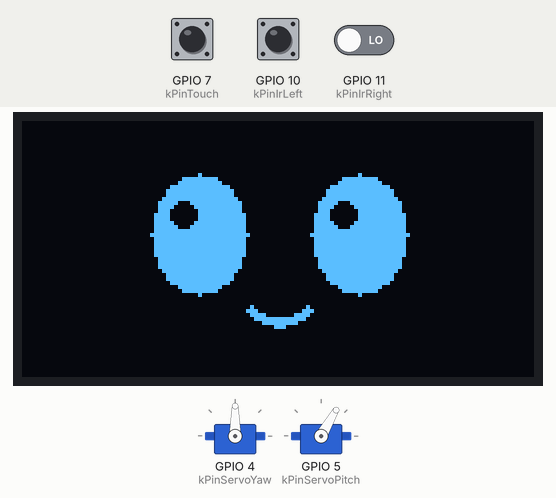
The program below on a simulated ESP32-S3. On the bench: 2 × servo, 128×64 one-colour display. Inputs (shaded band) come from the test bench; at power-on: GPIO 10 (kPinIrLeft) LOW, GPIO 7 (kPinTouch) LOW, GPIO 11 (kPinIrRight) LOW. Random numbers use the default seed unless the program sets one; what the program prints to the serial monitor is not drawn.

Above: at 1.6 s.
1.7 s: GPIO 10 (kPinIrLeft) pulled HIGH for 1 s
At 2.16 s:
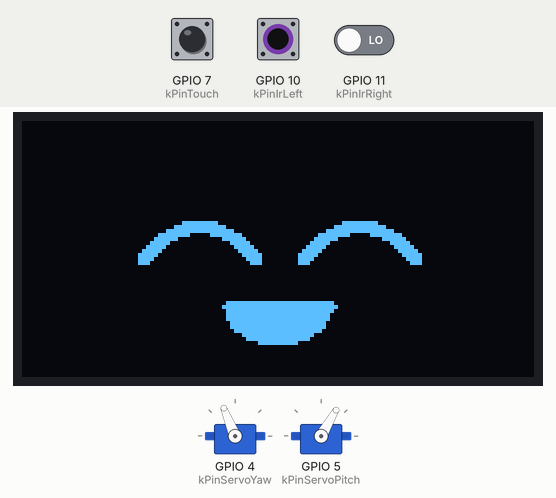
5.7 s: GPIO 7 (kPinTouch) pulled HIGH for 0.15 s
At 7.3 s:
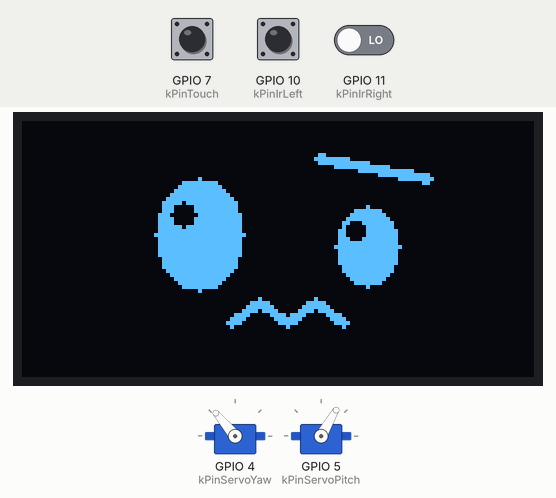
8.8 s: GPIO 7 (kPinTouch) pulled HIGH for 1 s
At 10.3 s:
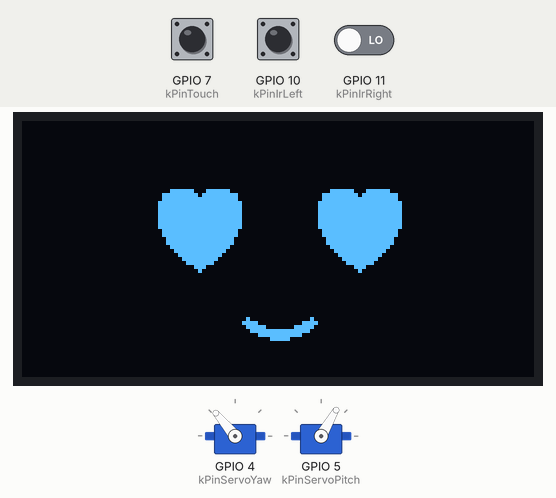
15.2 s: GPIO 7 (kPinTouch) pulled HIGH for 0.15 s
At 16.5 s:
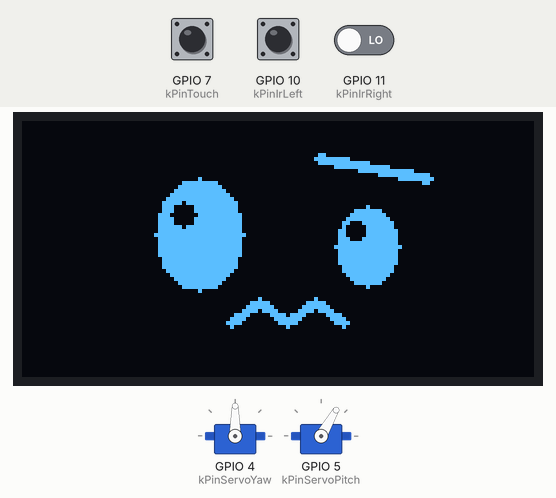
18.3 s: GPIO 7 (kPinTouch) pulled HIGH for 3.2 s
At 19.9 s:
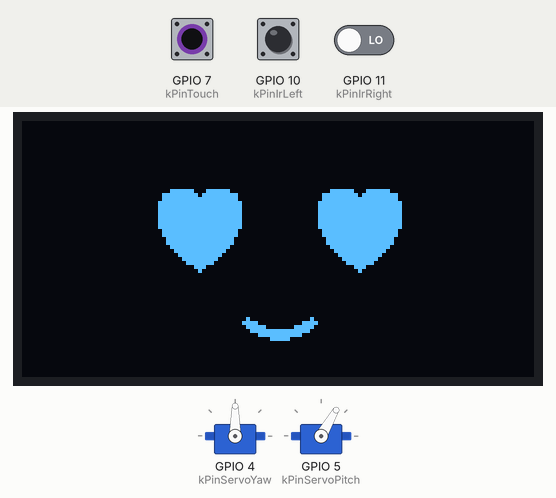
Timing chart, 0 to 26.7 s (numbered marks = the images above; inputs shaded):
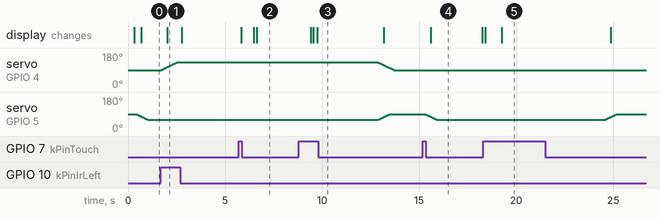

The program:

main.cpp
```cpp
#include <Arduino.h>

#include "config.h"
#include "hw/action_player.h"
#include "hw/display.h"
#include "hw/sensors.h"
#include "hw/servos.h"
#include "hw/webui.h"
#include "logic/behavior.h"
#include "logic/filters.h"
#include "logic/motion.h"

namespace {

TouchFilter gTouch;
IrSampler gIr;
Behavior gBehavior;
Motion gMotion;

uint32_t gNextDisplayAt = 0;
Mood gLastMood = Mood::Normal;

void printBanner()
{
    Serial.println();
    Serial.println("=== DeskBot-S3 / ESP32-S3-DevKitC-1 N16R8 ===");
    Serial.printf("Flash %u MB | PSRAM %u KB | CPU %u MHz\n",
                  (unsigned)(ESP.getFlashChipSize() / (1024u * 1024u)),
                  (unsigned)(ESP.getPsramSize() / 1024u),
                  (unsigned)getCpuFrequencyMhz());
    Serial.println("OLED  SDA=GPIO8  SCL=GPIO9");
    Serial.println("Servo yaw=GPIO4  pitch=GPIO5（外部 5V，共地）");
    Serial.println("Touch=GPIO7  IR left=GPIO10  right=GPIO11");
    Serial.println("Wi-Fi AP \"Robot-Z\" → http://192.168.4.1/");
    Serial.println("注意：第一次上电先不装舵盘，回中后再装。");
    Serial.println();
}

} // namespace

void setup()
{
    Serial.begin(115200);
    delay(300);  // 只等 USB 串口上电，不参与机器人逻辑
    randomSeed(esp_random());

    printBanner();

    sensorsInit();
    servosInit();  // 两轴先回中
    displayInit();
    webInit();     // 热点 + 80 端口；即使失败也不影响本体行为

    const uint32_t now = millis();
    gTouch.reset(now, readTouchActive());
    gIr.reset(now);
    gBehavior.reset(now);
    gMotion.reset();

    displaySetMood(Mood::Normal);
    displayTick(now);
    gNextDisplayAt = now + cfg::kDisplayTickMs;
}

void loop()
{
    const uint32_t now = millis();

    // 1. 传感器：硬件层只给出“是否有效”，滤波和表决在纯逻辑层完成。
    const TouchState touch = gTouch.update(now, readTouchActive());
    const IrReading ir =
        gIr.update(now, readIrLeftActive(), readIrRightActive());

    // 2. 行为：触摸 > 红外跟随 > 丢失保持 > 归中。
    BehaviorInput input;
    input.now = now;
    input.ir = ir.dir;
    input.irWindowDone = ir.windowDone;
    input.touch = touch;
    const BehaviorOutput output = gBehavior.update(input);

    // 3. 运动：网页动作优先接管舵机，结束后把控制权交还行为层。
    if (!actionActive()) {
        RobotAction action;
        if (webTakeAction(action)) {
            actionPlay(action, gMotion.yaw(), gMotion.pitch(), now);
        }
    }
    if (actionActive()) {
        if (touch.pressedEdge) {
            actionAbortToCenter(now);  // 触摸优先，同样不阻塞
        }
        actionTick(now);
        if (!actionActive()) {
            gMotion.reset();  // 序列收在中位，行为层从当前姿态继续
        }
    } else {
        gMotion.command(output.yaw, output.pitch);
        if (gMotion.tick(now)) {
            servosWrite(gMotion.yaw(), gMotion.pitch());
        }
    }

    // 4. 表情：只在行为表情变化时下发，网页手动选的表情不会被下一轮覆盖。
    if (output.mood != gLastMood) {
        gLastMood = output.mood;
        displaySetMood(output.mood);
    }
    if ((int32_t)(now - gNextDisplayAt) >= 0) {
        displayTick(now);
        gNextDisplayAt = now + cfg::kDisplayTickMs;
    }

    // 5. 网页服务：必须放在 loop 末尾，内部不阻塞。
    webTick();
}
```

action_player.cpp
```cpp
#include "hw/action_player.h"

#include "config.h"
#include "hw/servos.h"

namespace {

struct PoseStep {
    int16_t yaw;
    int16_t pitch;
    uint16_t holdMs;  // 到位后停留时间
};

// 点头：低头 → 抬头 → 回中（本项目“角度变小=抬头”）
constexpr PoseStep kNodSteps[] = {
    {cfg::kYawCenter, cfg::kPitchDown, 120},
    {cfg::kYawCenter, cfg::kPitchUp, 120},
    {cfg::kYawCenter, cfg::kPitchCenter, 0},
};

// 摇头：左 → 右 → 回中
constexpr PoseStep kShakeSteps[] = {
    {cfg::kYawLeft, cfg::kPitchCenter, 120},
    {cfg::kYawRight, cfg::kPitchCenter, 120},
    {cfg::kYawCenter, cfg::kPitchCenter, 0},
};

constexpr PoseStep kCenterSteps[] = {
    {cfg::kYawCenter, cfg::kPitchCenter, 0},
};

const PoseStep *gSteps = kCenterSteps;
uint8_t gStepCount = 1;
uint8_t gStepIndex = 0;
bool gActive = false;
int16_t gYaw = cfg::kYawCenter;
int16_t gPitch = cfg::kPitchCenter;
uint32_t gStepAt = 0;
uint32_t gHoldUntil = 0;

} // namespace

void actionPlay(RobotAction action, int yawNow, int pitchNow, uint32_t now)
{
    switch (action) {
        case RobotAction::Nod:
            gSteps = kNodSteps;
            gStepCount = sizeof(kNodSteps) / sizeof(kNodSteps[0]);
            break;
        case RobotAction::Shake:
            gSteps = kShakeSteps;
            gStepCount = sizeof(kShakeSteps) / sizeof(kShakeSteps[0]);
            break;
        case RobotAction::Reset:
        default:
            gSteps = kCenterSteps;
            gStepCount = 1;
            break;
    }
    gYaw = static_cast<int16_t>(yawNow);
    gPitch = static_cast<int16_t>(pitchNow);
    gStepIndex = 0;
    gActive = true;
    gStepAt = now;
    gHoldUntil = now;
}

void actionAbortToCenter(uint32_t now)
{
    gSteps = kCenterSteps;
    gStepCount = 1;
    gStepIndex = 0;
    gHoldUntil = now;
}

bool actionActive()
{
    return gActive;
}

void actionTick(uint32_t now)
{
    if (!gActive) {
        return;
    }
    if ((int32_t)(now - gStepAt) < (int32_t)cfg::kServoStepMs) {
        return;
    }
    gStepAt = now;

    const PoseStep &step = gSteps[gStepIndex];
    bool moved = false;
    if (gYaw != step.yaw) {
        gYaw += (gYaw < step.yaw) ? cfg::kServoStepDegrees
                                  : -cfg::kServoStepDegrees;
        moved = true;
    }
    if (gPitch != step.pitch) {
        gPitch += (gPitch < step.pitch) ? cfg::kServoStepDegrees
                                        : -cfg::kServoStepDegrees;
        moved = true;
    }
    if (moved) {
        servosWrite(gYaw, gPitch);
        gHoldUntil = now + step.holdMs;
        return;
    }
    if ((int32_t)(now - gHoldUntil) < 0) {
        return;
    }

    ++gStepIndex;
    if (gStepIndex >= gStepCount) {
        gActive = false;  // 已停在中位，主循环会把 Motion 也归位
        return;
    }
    gHoldUntil = now;
}
```

action_player.h
```cpp
#pragma once

#include <stdint.h>

#include "hw/webui.h"

// 网页动作播放器：点头 / 摇头 / 复位。
// 复用 cfg 里的目标角度与 1°/20ms 步进，全程非阻塞，所有序列都收在中位。
// 主循环每轮调用 actionTick()；动作结束后由主循环 reset() Motion 交还控制权。

// 从当前舵机角度起步，避免动作开始时跳变
void actionPlay(RobotAction action, int yawNow, int pitchNow, uint32_t now);
void actionAbortToCenter(uint32_t now);            // 中途放弃，平滑回中
void actionTick(uint32_t now);                     // 推进一步，不做等待
bool actionActive();                               // 是否还有动作在执行
```

display.cpp
```cpp
#include "hw/display.h"

#include <Arduino.h>
#include <Wire.h>
#include <Adafruit_GFX.h>
#include <Adafruit_SSD1306.h>

#include "config.h"
#include "face_res.h"

namespace {

// 在线探测周期：沿用改造前无屏时每 2 秒重试的节奏，不提高轮询频率。
constexpr uint32_t kProbeIntervalMs = 2000;

Adafruit_SSD1306 gDisplay(face_res::kFaceWidth, face_res::kFaceHeight, &Wire, -1);

bool gReady = false;        // 在线且已完成初始化
bool gPresentLast = false;  // 上一轮探测到的在线状态
bool gWireStarted = false;
bool gDirty = true;
Face gFace = Face::Normal;
bool gBlinking = false;
uint32_t gBlinkEndAt = 0;
uint32_t gNextBlinkAt = 0;
uint32_t gLastProbeAt = 0;

bool i2cPresent(uint8_t address)
{
    Wire.beginTransmission(address);
    return Wire.endTransmission() == 0;
}

void ensureBus()
{
    if (gWireStarted) return;
    Wire.setPins(cfg::kPinOledSda, cfg::kPinOledScl);
    Wire.begin();
    Wire.setClock(400000);  // 线长不稳时改成 100000
    gWireStarted = true;
}

// 地址自动识别：0x3C 优先，失败再试 0x3D；都没有返回 0。
uint8_t probeAddress()
{
    if (i2cPresent(0x3C)) return 0x3C;
    if (i2cPresent(0x3D)) return 0x3D;
    return 0;
}

// SSD1306 完整初始化。
// 热插拔后屏幕常常停在「I²C 能应答、但显示输出已关闭」的状态，
// 只探测地址不会点亮，必须重跑整套初始化命令（库内部含 0xAF 开显示），
// 再清屏 + 显式开显示兜底，最后由 displayTick 按当前表情重绘一帧。
bool fullInit(uint8_t address, bool reconnect)
{
    ensureBus();

    // 最后两个 false：不操作复位脚，也不要让库再次调用 Wire.begin()
    if (!gDisplay.begin(SSD1306_SWITCHCAPVCC, address, false, false)) {
        return false;
    }
    gDisplay.ssd1306_command(SSD1306_DISPLAYON);
    gDisplay.clearDisplay();
    gDisplay.display();

    gReady = true;
    gDirty = true;
    gBlinking = false;
    gNextBlinkAt =
        millis() + random(cfg::kBlinkIntervalMinMs, cfg::kBlinkIntervalMaxMs);

    if (reconnect) {
        Serial.printf("[OLED] 检测到屏幕接入，自动初始化完成（地址 0x%02X）\n",
                      address);
    } else {
        Serial.printf("[OLED] 就绪，地址 0x%02X\n", address);
    }
    return true;
}

// ---------------------------- 表情位图 ----------------------------

bool hasBlinkFrame(Face face)
{
    return face == Face::Normal || face == Face::Happy || face == Face::Confused;
}

// 位图全部在 face_res.h，横向扫描 128×64，直接整屏贴图。
const unsigned char *bitmapFor(Face face, bool blinking)
{
    switch (face) {
        case Face::Happy:
            return blinking ? face_res::face_happy_blink : face_res::face_happy;
        case Face::Confused:
            return blinking ? face_res::face_confused_blink
                            : face_res::face_confused;
        case Face::Heart:
            return face_res::face_heart;
        case Face::Listen:
            return face_res::face_listen;
        case Face::Speak:
            return face_res::face_speak;
        case Face::Sleep:
            return face_res::face_sleep;
        case Face::Normal:
        default:
            return blinking ? face_res::face_normal_blink : face_res::face_normal;
    }
}

void drawFace(Face face, bool blinking)
{
    gDisplay.clearDisplay();
    gDisplay.drawBitmap(0, 0, bitmapFor(face, blinking), face_res::kFaceWidth,
                        face_res::kFaceHeight, SSD1306_WHITE);
    gDisplay.display();
}

} // namespace

void displayInit()
{
    gLastProbeAt = millis();

    ensureBus();
    const uint8_t address = probeAddress();
    if (address != 0 && fullInit(address, false)) {
        gPresentLast = true;
        return;
    }

    Serial.println("[OLED] 未找到 0x3C/0x3D，检查 SDA=GPIO8、SCL=GPIO9、VCC=3V3");
    Serial.println("[OLED] 会每 2 秒重试，舵机和传感器仍可正常工作");
}

bool displayReady()
{
    return gReady;
}

void displaySetFace(Face face)
{
    if (face != gFace) {
        gFace = face;
        gDirty = true;
    }
}

void displaySetMood(Mood mood)
{
    switch (mood) {
        case Mood::Happy:
            displaySetFace(Face::Happy);
            break;
        case Mood::Confused:
            displaySetFace(Face::Confused);
            break;
        case Mood::Heart:
            displaySetFace(Face::Heart);
            break;
        case Mood::Normal:
        default:
            displaySetFace(Face::Normal);
            break;
    }
}

void displayTriggerBlink()
{
    // 爱心/聆听/说话/休眠没有眨眼帧，退回平静脸保证这次眨眼看得见
    if (!hasBlinkFrame(gFace)) {
        gFace = Face::Normal;
    }
    const uint32_t now = millis();
    gBlinking = true;
    gBlinkEndAt = now + cfg::kBlinkClosedMs;
    gNextBlinkAt =
        now + random(cfg::kBlinkIntervalMinMs, cfg::kBlinkIntervalMaxMs);
    gDirty = true;
}

void displayTick(uint32_t now)
{
    // 1. 在线状态探测：每 2 秒一次，只在「离线 → 在线」跳变时完整重初始化。
    if (now - gLastProbeAt >= kProbeIntervalMs) {
        gLastProbeAt = now;
        const uint8_t address = probeAddress();
        const bool present = address != 0;

        if (present && !gPresentLast) {
            // 刚上线：重初始化失败则保持离线，下轮继续探测
            gPresentLast = fullInit(address, true);
        } else if (!present && gPresentLast) {
            // 刚掉线：不操作显示对象，其他模块照常跑
            gPresentLast = false;
            gReady = false;
            Serial.println("[OLED] 屏幕已断开，其他功能继续运行");
        }
        // 在线保持期间不重复 begin()，避免刷屏、占用总线
    }

    if (!gReady) return;

    // 2. 空闲自动眨眼（爱心/聆听/说话/休眠不眨眼，与改造前爱心脸的规则一致）
    if (!gBlinking && hasBlinkFrame(gFace) && (int32_t)(now - gNextBlinkAt) >= 0) {
        gBlinking = true;
        gBlinkEndAt = now + cfg::kBlinkClosedMs;
        gDirty = true;
        gNextBlinkAt =
            now + random(cfg::kBlinkIntervalMinMs, cfg::kBlinkIntervalMaxMs);
    }

    if (gBlinking && (int32_t)(now - gBlinkEndAt) >= 0) {
        gBlinking = false;
        gDirty = true;
    }

    // 3. 只在表情变化或眨眼时真正写屏
    if (gDirty) {
        drawFace(gFace, gBlinking);
        gDirty = false;
    }
}
```

display.h
```cpp
#pragma once

#include <stdint.h>

#include "logic/behavior.h"

// OLED 可显示的表情。
// 前四项与 logic/behavior.h 里的 Mood 一一对应（枚举值与含义不动），
// 后三项是给后续小智语音预留的聆听/说话/休眠，纯逻辑层不感知。
enum class Face : uint8_t {
    Normal,
    Happy,
    Confused,
    Heart,
    Listen,
    Speak,
    Sleep,
};

void displayInit();
bool displayReady();
void displaySetMood(Mood mood);  // 行为层入口，签名保持不变
void displaySetFace(Face face);  // 测试固件可直接指定（含新增三项）
void displayTriggerBlink();      // 网页“眨眼”按钮：立即眨一次
void displayTick(uint32_t now);
```

sensors.cpp
```cpp
#include "hw/sensors.h"

#include <Arduino.h>

#include "config.h"

namespace {

bool readIrPin(uint8_t pin)
{
    const int level = digitalRead(pin);
    return cfg::kIrActiveLow ? (level == LOW) : (level == HIGH);
}

} // namespace

void sensorsInit()
{
    pinMode(cfg::kPinTouch, INPUT);
    pinMode(cfg::kPinIrLeft, INPUT);
    pinMode(cfg::kPinIrRight, INPUT);
}

bool readTouchActive()
{
    const int level = digitalRead(cfg::kPinTouch);
    return cfg::kTouchActiveHigh ? (level == HIGH) : (level == LOW);
}

bool readIrLeftActive()
{
    return readIrPin(cfg::kPinIrLeft);
}

bool readIrRightActive()
{
    return readIrPin(cfg::kPinIrRight);
}
```

sensors.h
```cpp
#pragma once

// 传感器原始电平读取，只做“物理电平 -> 逻辑有效”的转换。
void sensorsInit();
bool readTouchActive();
bool readIrLeftActive();
bool readIrRightActive();
```

servos.cpp
```cpp
#include "hw/servos.h"

#include <Arduino.h>
#include <Servo.h>

#include "config.h"

namespace {

Servo gYawServo;
Servo gPitchServo;
int gLastYaw = -1;
int gLastPitch = -1;

} // namespace

void servosInit()
{
    // SG90 常用 500~2400us；先让两轴回中，再装舵盘。
    gYawServo.attach(cfg::kPinServoYaw, 500, 2400);
    gPitchServo.attach(cfg::kPinServoPitch, 500, 2400);
    gYawServo.write(cfg::kYawCenter);
    gPitchServo.write(cfg::kPitchCenter);
    gLastYaw = cfg::kYawCenter;
    gLastPitch = cfg::kPitchCenter;
}

void servosWrite(int yawAngle, int pitchAngle)
{
    // 只在角度变化时写 PWM，减少无意义的刷新。
    if (yawAngle != gLastYaw) {
        gYawServo.write(yawAngle);
        gLastYaw = yawAngle;
    }
    if (pitchAngle != gLastPitch) {
        gPitchServo.write(pitchAngle);
        gLastPitch = pitchAngle;
    }
}
```

servos.h
```cpp
#pragma once

void servosInit();
void servosWrite(int yawAngle, int pitchAngle);
```

webui.h
```cpp
#pragma once

#include <stdint.h>

// 网页按钮触发的整机动作。
// 只做“请求排队”，真正的舵机动作由主循环用现有角度/缓动参数非阻塞执行。
enum class RobotAction : uint8_t {
    Nod,
    Shake,
    Reset,
};

void webInit();  // 开 AP + 注册路由 + 启动 80 端口服务
void webTick();  // server.handleClient()，放在 loop() 末尾
bool webTakeAction(RobotAction &out);  // 取走一次待执行动作
```

behavior.cpp
```cpp
#include "logic/behavior.h"

#include "config.h"

BehaviorOutput Behavior::follow(IrDir dir) const
{
    switch (dir) {
        case IrDir::Left:
            return {YawAction::Left, PitchAction::Up, Mood::Happy};
        case IrDir::Right:
            return {YawAction::Right, PitchAction::Up, Mood::Happy};
        case IrDir::Both:
            // 两侧同时有目标时不要来回抢方向，保持水平、继续抬头。
            return {YawAction::Hold, PitchAction::Up, Mood::Normal};
        case IrDir::None:
            break;
    }
    return {YawAction::Center, PitchAction::Center, Mood::Normal};
}

void Behavior::reset(uint32_t now)
{
    (void)now;
    mode_ = Mode::Idle;
    longPress_ = false;
    irRearmed_ = true;
    lostAt_ = 0;
    releasedAt_ = 0;
}

BehaviorOutput Behavior::update(const BehaviorInput &input)
{
    // 触摸按下拥有最高优先级，会打断红外跟随、丢失保持和归中。
    if (input.touch.pressedEdge) {
        mode_ = Mode::TouchHold;
        longPress_ = false;
        irRearmed_ = false;
    }

    if (mode_ == Mode::TouchHold && input.touch.longEdge) {
        longPress_ = true;
    }

    if (mode_ == Mode::TouchHold && input.touch.releasedEdge) {
        mode_ = Mode::TouchWait;
        releasedAt_ = input.now;
        irRearmed_ = false;
    }

    // 只有完整通过多数表决的“无遮挡”窗口，才重新允许红外接管。
    if (input.irWindowDone && input.ir == IrDir::None) {
        irRearmed_ = true;
    }
    const bool canFollow = irRearmed_ && input.ir != IrDir::None;

    switch (mode_) {
        case Mode::TouchHold:
            return {YawAction::Hold, PitchAction::Up,
                    longPress_ ? Mood::Heart : Mood::Confused};

        case Mode::TouchWait:
            if (canFollow) {
                mode_ = Mode::Tracking;
                return follow(input.ir);
            }
            if (input.now - releasedAt_ >= cfg::kReturnCenterMs) {
                mode_ = Mode::Returning;
                return {YawAction::Center, PitchAction::Center, Mood::Normal};
            }
            return {YawAction::Hold, PitchAction::Up,
                    longPress_ ? Mood::Heart : Mood::Confused};

        case Mode::Returning:
            if (canFollow) {
                mode_ = Mode::Tracking;
                return follow(input.ir);
            }
            return {YawAction::Center, PitchAction::Center, Mood::Normal};

        case Mode::Tracking:
            if (canFollow) {
                return follow(input.ir);
            }
            mode_ = Mode::Lost;
            lostAt_ = input.now;
            // 落到 Lost 处理
            // fall through

        case Mode::Lost:
            if (canFollow) {
                mode_ = Mode::Tracking;
                return follow(input.ir);
            }
            if (input.now - lostAt_ >= cfg::kReturnCenterMs) {
                mode_ = Mode::Returning;
                return {YawAction::Center, PitchAction::Center, Mood::Normal};
            }
            return {YawAction::Hold, PitchAction::Hold, Mood::Confused};

        case Mode::Idle:
        default:
            if (canFollow) {
                mode_ = Mode::Tracking;
                return follow(input.ir);
            }
            return {YawAction::Center, PitchAction::Center, Mood::Normal};
    }
}
```

motion.h
```cpp
#pragma once

#include <stdint.h>

#include "logic/behavior.h"

// 与硬件无关的舵机角度规划：目标按 50°/s 缓动，避免瞬间跳转。
class Motion {
public:
    void reset();

    // 每轮 loop 都可以安全调用；Hold 会把目标锁在当前角度。
    void command(YawAction yaw, PitchAction pitch);

    // 按 20ms 节拍最多走 1°，返回本轮角度是否变化。
    bool tick(uint32_t now);

    int yaw() const { return yaw_; }
    int pitch() const { return pitch_; }

private:
    int yaw_ = 90;
    int pitch_ = 90;
    int yawTarget_ = 90;
    int pitchTarget_ = 90;
    uint32_t lastStepAt_ = 0;
};
```

Source omitted: face_res.h (data table, 66152 bytes), webui.cpp (6384 bytes), behavior.h (1197 bytes), filters.cpp (2780 bytes), filters.h (1214 bytes), motion.cpp (1917 bytes), stub_main.cpp (517 bytes), config.h (2017 bytes)

Measured:
- after the input at 1.7 s, servo on GPIO 4 (kPinServoYaw): moves from 90° to 130° over 0.79 s, starting at once; the display: changes after 0.31 s (image 1)
- after the input at 15.2 s, servo on GPIO 5 (kPinServoPitch): moves from 90° to 60° over 0.60 s, starting after 0.10 s
- what the display in image 4 shows lasts 2.6 s, from 15.6 s to 18.2 s
